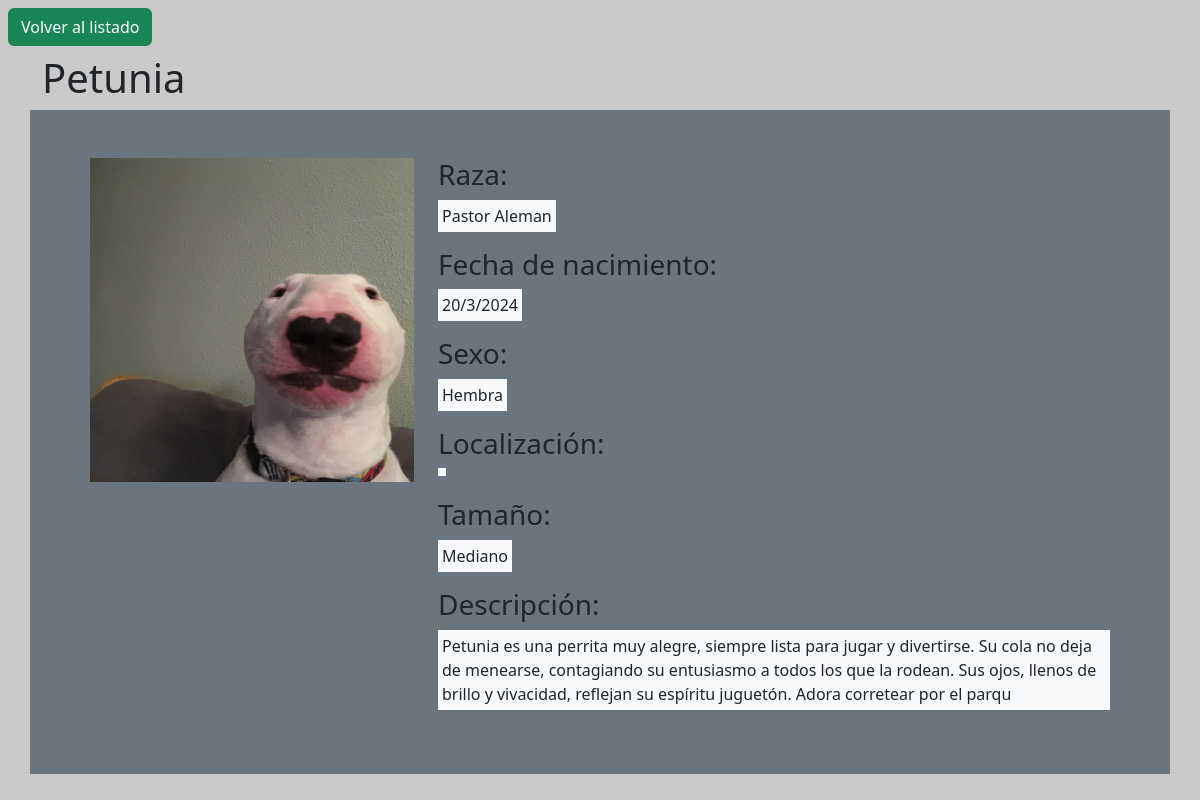
Before: /php/info_mascota.php?idMascota=2 with the older database file.
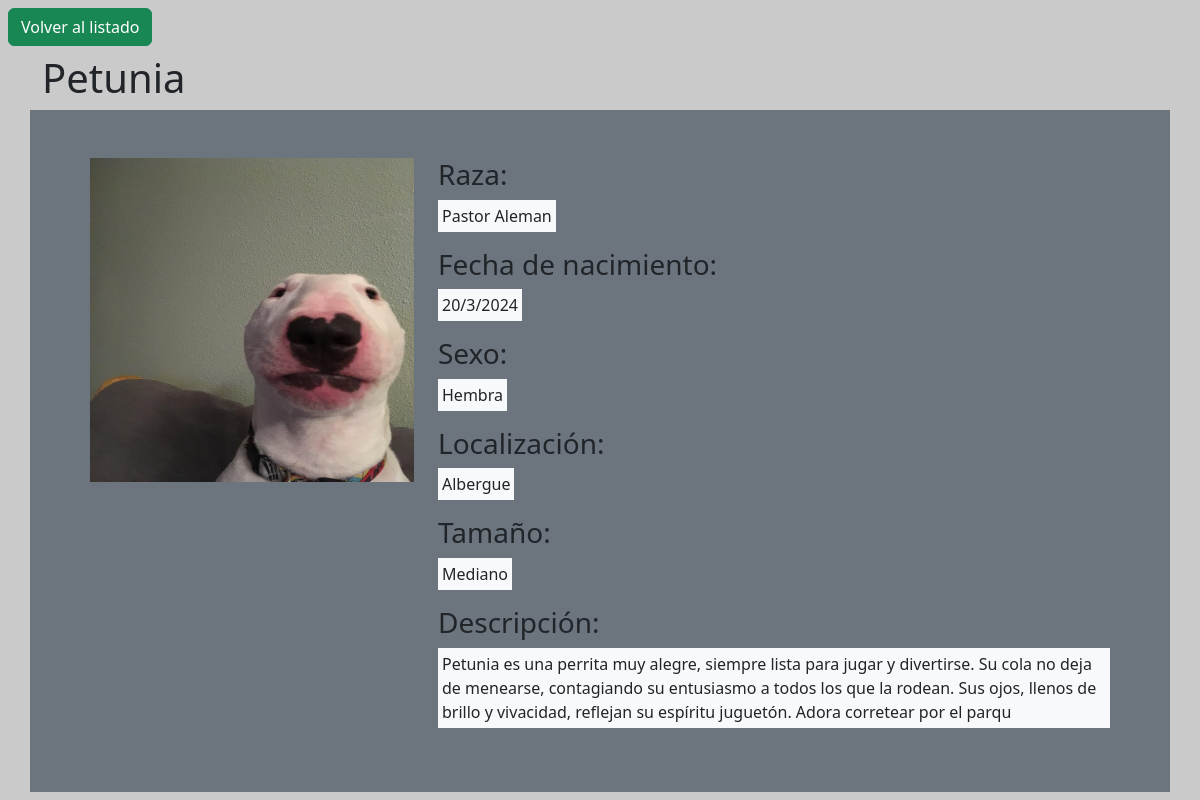
After: the same page with the newer database file.
### tables this page shows
CREATE TABLE mascota (
    ID INT PRIMARY KEY AUTO_INCREMENT,
    Nombre VARCHAR(15) NOT NULL UNIQUE,
    Raza VARCHAR(20) NOT NULL,
    Tamanio ENUM('Grande', 'Pequeño', 'Mediano') NOT NULL,
    FechaRegistro DATETIME NOT NULL DEFAULT CURRENT_TIMESTAMP,
    FechaSalida DATE,
    FechaNacimiento DATE,
    Sexo ENUM('Macho', 'Hembra') NOT NULL,
    Localizacion ENUM('albergue', 'acogida') NOT NULL,
    Foto VARCHAR(255),
    Descripcion VARCHAR(255)
);

### php/inc/mysql.inc.php (called while the page is built, shortened)
<?php
$mysqli = new mysqli("localhost:3307", "root", "", "albergue");
if (isset($_GET["idMascota"])) {
    $idMascota = $_GET["idMascota"];
    $query = "SELECT * FROM albergue.mascota WHERE id=$idMascota;";
} else {
    $query = "SELECT * FROM albergue.mascota;";
}
$table = $mysqli->query($query);

### php/info_mascota.php (the view, shortened to what this page needs)
<?php
include 'inc/func.inc.php';
include 'inc/mysql.inc.php';
HeadHTML();
$infoMascota = $table->fetch_assoc();
?>
<main>
    <a href="./index.php" class="btn btn-success m-2">Volver al listado</a>
    <section class="container">
        <div class="row">
            <h1><?php echo $infoMascota["Nombre"] ?></h1>
        </div>
        <div class="row bg-secondary p-5">
            <div class="col-12 col-lg-4">
                <img class="img-fluid" src="../mediabd/<?php echo $infoMascota["Foto"] ?>"
                    alt="Foto de <?php echo $infoMascota["Nombre"] ?>.">
            </div>
            <div id="info" class="col-12 col-lg-8">
                <h3>Raza: </h3>
                <p class="bg-light p-1 d-inline-block"><?php echo $infoMascota["Raza"]; ?></p>
                <h3>Fecha de nacimiento: </h3>
                <p class="bg-light p-1 d-inline-block"><?php echo $infoMascota["FechaNacimiento"]; ?></p>
                <h3>Sexo: </h3>
                <p class="bg-light p-1 d-inline-block"><?php echo $infoMascota["Sexo"]; ?></p>
                <h3>Localización: </h3>
                <p class="bg-light p-1 d-inline-block"><?php echo ucfirst($infoMascota["Localizacion"]); ?></p>
                <h3>Tamaño: </h3>
                <p class="bg-light p-1 d-inline-block"><?php echo $infoMascota["Tamanio"]; ?></p>
                <h3>Descripción: </h3>
                <p class="bg-light p-1 d-inline-block"><?php echo $infoMascota["Descripcion"]; ?></p>
            </div>
        </div>
    </section>
</main>
<?php
FooterHTML();
?>

### php/inc/func.inc.php (shortened to what this page needs)
<?php
function HeadHTML()
{
    ?>
    <!DOCTYPE html>
    <html lang="es">
    <head>
        <link href="https://cdn.jsdelivr.net/npm/bootstrap@5.3.3/dist/css/bootstrap.min.css" rel="stylesheet"
>
        <link rel="stylesheet" href="style.css">
    </head>
    <body>
        <?php
}
function FooterHTML()
{
    ?>
    </body>
    </html>
    <?php
}
?>

### php/style.css (style rules this page uses)
body { background-color: #cacaca; }
a { color: inherit; text-decoration: none; }

Changed rows visible on the page:
changed mascota "Petunia": Localizacion (not shown) → "Albergue"
